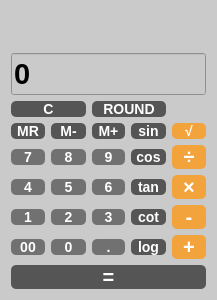
<?xml version="1.0" encoding="UTF-8"?>
<ui version="4.0">
 <class>Form</class>
 <widget class="QWidget" name="Form">
  <property name="windowModality">
   <enum>Qt::ApplicationModal</enum>
  </property>
  <property name="enabled">
   <bool>true</bool>
  </property>
  <property name="geometry">
   <rect>
    <x>0</x>
    <y>0</y>
    <width>217</width>
    <height>300</height>
   </rect>
  </property>
  <property name="minimumSize">
   <size>
    <width>217</width>
    <height>0</height>
   </size>
  </property>
  <property name="baseSize">
   <size>
    <width>0</width>
    <height>-1</height>
   </size>
  </property>
  <property name="cursor">
   <cursorShape>ArrowCursor</cursorShape>
  </property>
  <property name="acceptDrops">
   <bool>false</bool>
  </property>
  <property name="windowTitle">
   <string>Calculator</string>
  </property>
  <property name="autoFillBackground">
   <bool>false</bool>
  </property>
  <property name="styleSheet">
   <string notr="true">background-color:#cacaca</string>
  </property>
  <layout class="QGridLayout" name="gridLayout">
   <item row="0" column="0" colspan="5">
    <widget class="QLabel" name="label">
     <property name="font">
      <font>
       <pointsize>10</pointsize>
       <bold>true</bold>
      </font>
     </property>
     <property name="styleSheet">
      <string notr="true">color: rgb(170, 0, 127);</string>
     </property>
     <property name="text">
      <string/>
     </property>
    </widget>
   </item>
   <item row="1" column="0" colspan="5">
    <widget class="QLineEdit" name="temp">
     <property name="font">
      <font>
       <pointsize>22</pointsize>
       <bold>true</bold>
      </font>
     </property>
     <property name="layoutDirection">
      <enum>Qt::RightToLeft</enum>
     </property>
     <property name="text">
      <string>0</string>
     </property>
     <property name="maxLength">
      <number>32767</number>
     </property>
     <property name="frame">
      <bool>true</bool>
     </property>
     <property name="echoMode">
      <enum>QLineEdit::Normal</enum>
     </property>
     <property name="readOnly">
      <bool>true</bool>
     </property>
    </widget>
   </item>
   <item row="2" column="0" colspan="2">
    <widget class="QPushButton" name="c">
     <property name="cursor">
      <cursorShape>PointingHandCursor</cursorShape>
     </property>
     <property name="styleSheet">
      <string notr="true">background-color: #555556;
border-radius:5px;
color:#fff;
font-weight:bold;
font-size:14px;</string>
     </property>
     <property name="text">
      <string>C</string>
     </property>
    </widget>
   </item>
   <item row="2" column="2" colspan="2">
    <widget class="QPushButton" name="round">
     <property name="cursor">
      <cursorShape>PointingHandCursor</cursorShape>
     </property>
     <property name="styleSheet">
      <string notr="true">background-color: #555556;
border-radius:5px;
color:#fff;
font-weight:bold;
font-size:14px;</string>
     </property>
     <property name="text">
      <string>ROUND</string>
     </property>
    </widget>
   </item>
   <item row="3" column="0">
    <widget class="QPushButton" name="MR">
     <property name="cursor">
      <cursorShape>PointingHandCursor</cursorShape>
     </property>
     <property name="styleSheet">
      <string notr="true">background-color: #555556;
border-radius:5px;
color:#fff;
font-weight:bold;
font-size:14px;</string>
     </property>
     <property name="text">
      <string>MR</string>
     </property>
    </widget>
   </item>
   <item row="3" column="1">
    <widget class="QPushButton" name="MM">
     <property name="cursor">
      <cursorShape>PointingHandCursor</cursorShape>
     </property>
     <property name="styleSheet">
      <string notr="true">background-color: #555556;
border-radius:5px;
color:#fff;
font-weight:bold;
font-size:14px;</string>
     </property>
     <property name="text">
      <string>M-</string>
     </property>
    </widget>
   </item>
   <item row="3" column="2">
    <widget class="QPushButton" name="MP">
     <property name="cursor">
      <cursorShape>PointingHandCursor</cursorShape>
     </property>
     <property name="styleSheet">
      <string notr="true">background-color: #555556;
border-radius:5px;
color:#fff;
font-weight:bold;
font-size:14px;</string>
     </property>
     <property name="text">
      <string>M+</string>
     </property>
    </widget>
   </item>
   <item row="3" column="3">
    <widget class="QPushButton" name="sin">
     <property name="cursor">
      <cursorShape>PointingHandCursor</cursorShape>
     </property>
     <property name="styleSheet">
      <string notr="true">background-color: #555556;
border-radius:5px;
color:#fff;
font-weight:bold;
font-size:14px;</string>
     </property>
     <property name="text">
      <string>sin</string>
     </property>
    </widget>
   </item>
   <item row="3" column="4">
    <widget class="QPushButton" name="sqrt">
     <property name="cursor">
      <cursorShape>PointingHandCursor</cursorShape>
     </property>
     <property name="styleSheet">
      <string notr="true">background-color: #f2a33c;
border-radius:5px;
color:#fff;
font-weight:bold;
font-size:14px;</string>
     </property>
     <property name="text">
      <string>√</string>
     </property>
    </widget>
   </item>
   <item row="4" column="0">
    <widget class="QPushButton" name="b7">
     <property name="cursor">
      <cursorShape>PointingHandCursor</cursorShape>
     </property>
     <property name="styleSheet">
      <string notr="true">background-color: #717172;
border-radius:5px;
color:#fff;
font-weight:bold;
font-size:14px;</string>
     </property>
     <property name="text">
      <string>7</string>
     </property>
    </widget>
   </item>
   <item row="4" column="1">
    <widget class="QPushButton" name="b8">
     <property name="cursor">
      <cursorShape>PointingHandCursor</cursorShape>
     </property>
     <property name="styleSheet">
      <string notr="true">background-color: #717172;
border-radius:5px;
color:#fff;
font-weight:bold;
font-size:14px;</string>
     </property>
     <property name="text">
      <string>8</string>
     </property>
    </widget>
   </item>
   <item row="4" column="2">
    <widget class="QPushButton" name="b9">
     <property name="cursor">
      <cursorShape>PointingHandCursor</cursorShape>
     </property>
     <property name="styleSheet">
      <string notr="true">background-color: #717172;
border-radius:5px;
color:#fff;
font-weight:bold;
font-size:14px;</string>
     </property>
     <property name="text">
      <string>9</string>
     </property>
    </widget>
   </item>
   <item row="4" column="3">
    <widget class="QPushButton" name="cos">
     <property name="cursor">
      <cursorShape>PointingHandCursor</cursorShape>
     </property>
     <property name="styleSheet">
      <string notr="true">background-color: #555556;
border-radius:5px;
color:#fff;
font-weight:bold;
font-size:14px;</string>
     </property>
     <property name="text">
      <string>cos</string>
     </property>
    </widget>
   </item>
   <item row="4" column="4">
    <widget class="QPushButton" name="div">
     <property name="cursor">
      <cursorShape>PointingHandCursor</cursorShape>
     </property>
     <property name="styleSheet">
      <string notr="true">background-color: #f2a33c;
border-radius:5px;
color:#fff;
font-weight:bold;
font-size:20px;</string>
     </property>
     <property name="text">
      <string>÷</string>
     </property>
    </widget>
   </item>
   <item row="5" column="0">
    <widget class="QPushButton" name="b4">
     <property name="cursor">
      <cursorShape>PointingHandCursor</cursorShape>
     </property>
     <property name="styleSheet">
      <string notr="true">background-color: #717172;
border-radius:5px;
color:#fff;
font-weight:bold;
font-size:14px;</string>
     </property>
     <property name="text">
      <string>4</string>
     </property>
    </widget>
   </item>
   <item row="5" column="1">
    <widget class="QPushButton" name="b5">
     <property name="cursor">
      <cursorShape>PointingHandCursor</cursorShape>
     </property>
     <property name="styleSheet">
      <string notr="true">background-color: #717172;
border-radius:5px;
color:#fff;
font-weight:bold;
font-size:14px;</string>
     </property>
     <property name="text">
      <string>5</string>
     </property>
    </widget>
   </item>
   <item row="5" column="2">
    <widget class="QPushButton" name="b6">
     <property name="cursor">
      <cursorShape>PointingHandCursor</cursorShape>
     </property>
     <property name="styleSheet">
      <string notr="true">background-color: #717172;
border-radius:5px;
color:#fff;
font-weight:bold;
font-size:14px;</string>
     </property>
     <property name="text">
      <string>6</string>
     </property>
    </widget>
   </item>
   <item row="5" column="3">
    <widget class="QPushButton" name="tan">
     <property name="cursor">
      <cursorShape>PointingHandCursor</cursorShape>
     </property>
     <property name="styleSheet">
      <string notr="true">background-color: #555556;
border-radius:5px;
color:#fff;
font-weight:bold;
font-size:14px;</string>
     </property>
     <property name="text">
      <string>tan</string>
     </property>
    </widget>
   </item>
   <item row="5" column="4">
    <widget class="QPushButton" name="mul">
     <property name="cursor">
      <cursorShape>PointingHandCursor</cursorShape>
     </property>
     <property name="styleSheet">
      <string notr="true">background-color: #f2a33c;
border-radius:5px;
color:#fff;
font-weight:bold;
font-size:20px;</string>
     </property>
     <property name="text">
      <string>×</string>
     </property>
    </widget>
   </item>
   <item row="6" column="0">
    <widget class="QPushButton" name="b1">
     <property name="cursor">
      <cursorShape>PointingHandCursor</cursorShape>
     </property>
     <property name="styleSheet">
      <string notr="true">background-color: #717172;
border-radius:5px;
color:#fff;
font-weight:bold;
font-size:14px;</string>
     </property>
     <property name="text">
      <string>1</string>
     </property>
    </widget>
   </item>
   <item row="6" column="1">
    <widget class="QPushButton" name="b2">
     <property name="cursor">
      <cursorShape>PointingHandCursor</cursorShape>
     </property>
     <property name="styleSheet">
      <string notr="true">background-color: #717172;
border-radius:5px;
color:#fff;
font-weight:bold;
font-size:14px;</string>
     </property>
     <property name="text">
      <string>2</string>
     </property>
    </widget>
   </item>
   <item row="6" column="2">
    <widget class="QPushButton" name="b3">
     <property name="cursor">
      <cursorShape>PointingHandCursor</cursorShape>
     </property>
     <property name="styleSheet">
      <string notr="true">background-color: #717172;
border-radius:5px;
color:#fff;
font-weight:bold;
font-size:14px;</string>
     </property>
     <property name="text">
      <string>3</string>
     </property>
    </widget>
   </item>
   <item row="6" column="3">
    <widget class="QPushButton" name="cot">
     <property name="cursor">
      <cursorShape>PointingHandCursor</cursorShape>
     </property>
     <property name="styleSheet">
      <string notr="true">background-color: #555556;
border-radius:5px;
color:#fff;
font-weight:bold;
font-size:14px;</string>
     </property>
     <property name="text">
      <string>cot</string>
     </property>
    </widget>
   </item>
   <item row="6" column="4">
    <widget class="QPushButton" name="neg">
     <property name="cursor">
      <cursorShape>PointingHandCursor</cursorShape>
     </property>
     <property name="styleSheet">
      <string notr="true">background-color: #f2a33c;
border-radius:5px;
color:#fff;
font-weight:bold;
font-size:20px;</string>
     </property>
     <property name="text">
      <string>-</string>
     </property>
    </widget>
   </item>
   <item row="7" column="0">
    <widget class="QPushButton" name="zz">
     <property name="cursor">
      <cursorShape>PointingHandCursor</cursorShape>
     </property>
     <property name="styleSheet">
      <string notr="true">background-color: #717172;
border-radius:5px;
color:#fff;
font-weight:bold;
font-size:14px;</string>
     </property>
     <property name="text">
      <string>00</string>
     </property>
    </widget>
   </item>
   <item row="7" column="1">
    <widget class="QPushButton" name="z">
     <property name="cursor">
      <cursorShape>PointingHandCursor</cursorShape>
     </property>
     <property name="styleSheet">
      <string notr="true">background-color: #717172;
border-radius:5px;
color:#fff;
font-weight:bold;
font-size:14px;</string>
     </property>
     <property name="text">
      <string>0</string>
     </property>
    </widget>
   </item>
   <item row="7" column="2">
    <widget class="QPushButton" name="point">
     <property name="cursor">
      <cursorShape>PointingHandCursor</cursorShape>
     </property>
     <property name="styleSheet">
      <string notr="true">background-color: #717172;
border-radius:5px;
color:#fff;
font-weight:bold;
font-size:14px;</string>
     </property>
     <property name="text">
      <string>.</string>
     </property>
    </widget>
   </item>
   <item row="7" column="3">
    <widget class="QPushButton" name="log">
     <property name="cursor">
      <cursorShape>PointingHandCursor</cursorShape>
     </property>
     <property name="styleSheet">
      <string notr="true">background-color: #555556;
border-radius:5px;
color:#fff;
font-weight:bold;
font-size:14px;</string>
     </property>
     <property name="text">
      <string>log</string>
     </property>
    </widget>
   </item>
   <item row="7" column="4">
    <widget class="QPushButton" name="plus">
     <property name="cursor">
      <cursorShape>PointingHandCursor</cursorShape>
     </property>
     <property name="styleSheet">
      <string notr="true">background-color: #f2a33c;
border-radius:5px;
color:#fff;
font-weight:bold;
font-size:20px;</string>
     </property>
     <property name="text">
      <string>+</string>
     </property>
    </widget>
   </item>
   <item row="8" column="0" colspan="5">
    <widget class="QPushButton" name="equal">
     <property name="cursor">
      <cursorShape>PointingHandCursor</cursorShape>
     </property>
     <property name="styleSheet">
      <string notr="true">background-color: #555556;
border-radius:5px;
color:#fff;
font-weight:bold;
font-size:20px;</string>
     </property>
     <property name="text">
      <string>=</string>
     </property>
    </widget>
   </item>
  </layout>
 </widget>
 <resources/>
 <connections/>
</ui>
